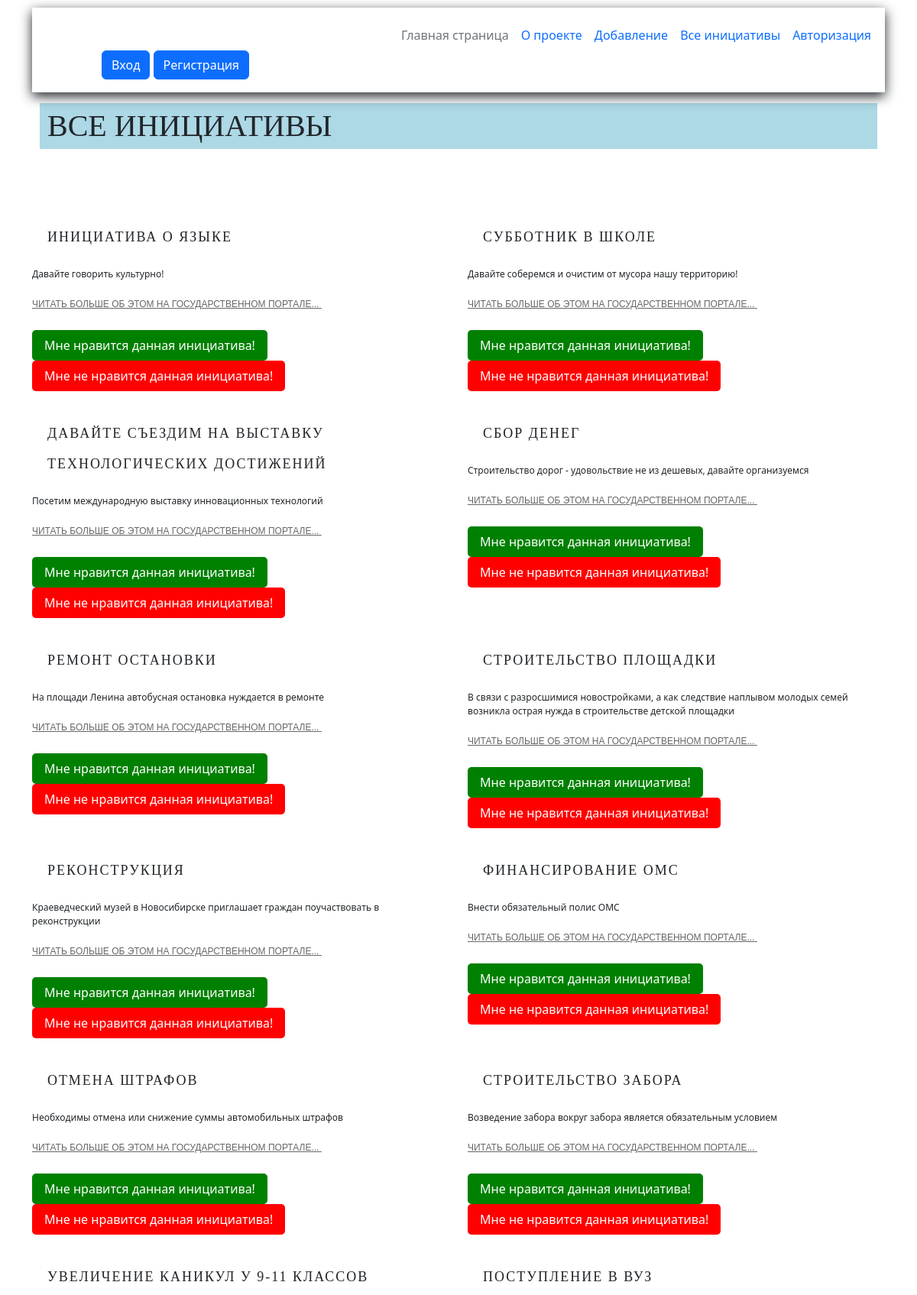
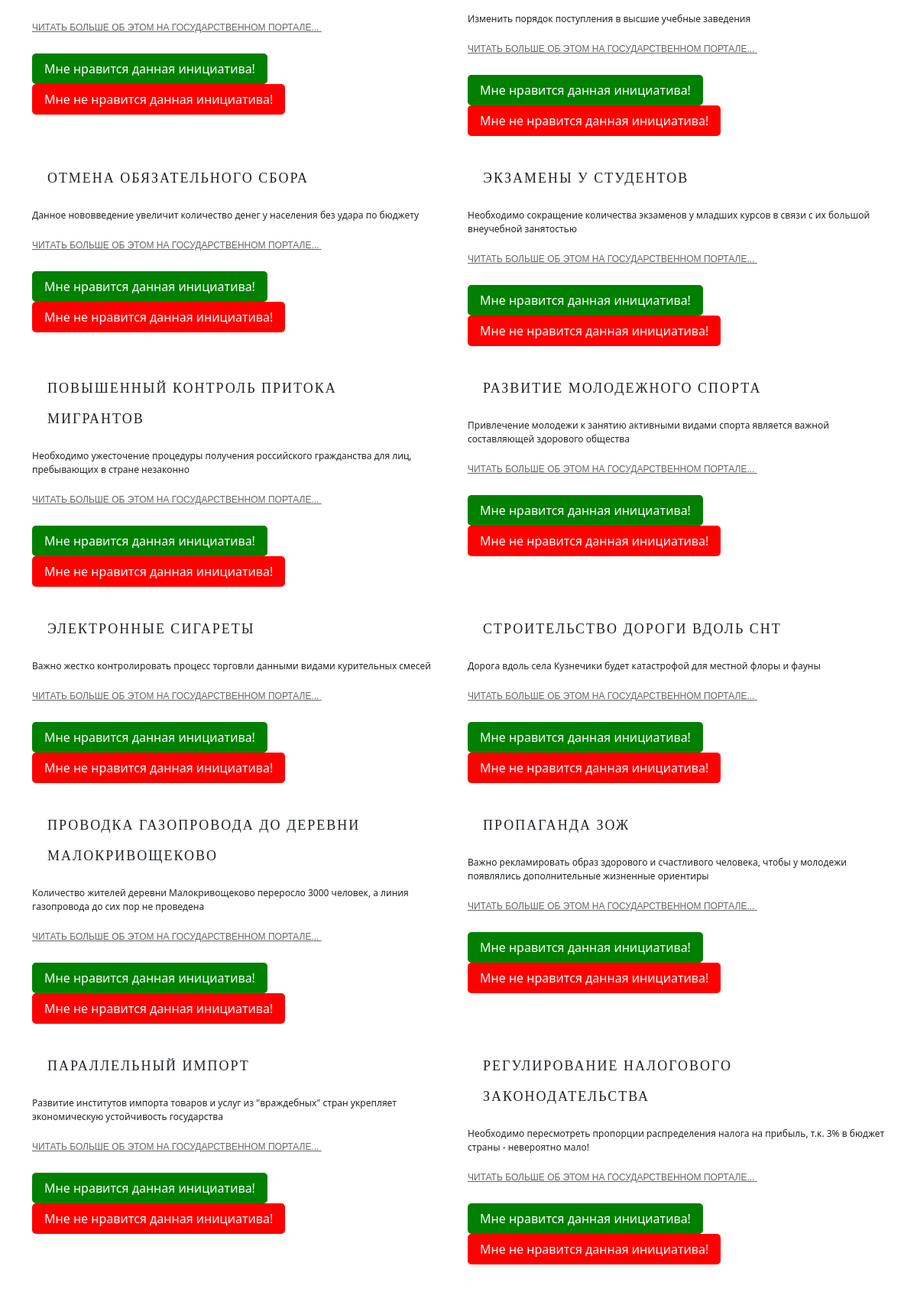
The page /posts (upper part) on the database its author committed (2 pictures, top to bottom).
### app.py (models this page shows)
class Iniciativa(db.Model):
        id = db.Column(db.Integer, primary_key=True)
        title = db.Column(db.String(300), nullable=False)
        text = db.Column(db.Text, nullable=False)

### app.py (the view)
@app.route('/posts')
def posts():
        posts = Iniciativa.query.all()
        return render_template('posts.html', posts=posts)

### templates/posts.html (shortened to what this page needs)
{% extends 'base.html' %}
{% block body %}
<h1>Все инициативы</h1>
  <div class="row">
      {% for inic in posts %}
    <div class="col-md-6 item">
      <div class="item-in">
        <h4>{{inic.title}}</h4>
        <p>{{inic.text}}</p>
        <a href="https://www.roi.ru/">Читать больше об этом на государственном портале...
        </a>
      </div>
           <br><button class="bglike" type="submit" color="red">Мне нравится данная инициатива!</button>
      <button class="bgdislike" type="submit">Мне  не нравится данная инициатива!</button><br>
    </div>
      {% endfor %}
  </div>
{% endblock %}

### templates/base.html (shortened to what this page needs)
<!doctype html>
<html lang="en">
<head>
    <link href="https://cdn.jsdelivr.net/npm/bootstrap@5.3.2/dist/css/bootstrap.min.css" rel="stylesheet">
    <link rel="stylesheet" href="{{url_for('static', filename='main.css')}}">
</head>
<body>
    <div class="container">
    <header class="d-flex flex-wrap align-items-center justify-content-center justify-content-md-between py-3 mb-4 border-bottom">
          <div class="col-md-3 mb-2 mb-md-0">
            <a href="/" class="d-inline-flex link-body-emphasis text-decoration-none">
              <svg class="bi" width="40" height="32" role="img" aria-label="Bootstrap"><use xlink:href="#bootstrap"></use></svg>
            </a>
          </div>
          <ul class="nav col-12 col-md-auto mb-2 justify-content-center mb-md-0">
            <li><a href="{{url_for('index')}}" class="nav-link px-2 link-secondary">Главная страница</a></li>
            <li><a href="{{url_for('about')}}" class="nav-link px-2">О  проекте</a></li>
              <li><a href="{{url_for('create')}}" class="nav-link px-2">Добавление </a></li>
              <li><a href="{{url_for('posts')}}" class="nav-link px-2">Все инициативы</a></li>
              <li><a href="{{url_for('login')}}" class="nav-link px-2">Авторизация</a></li>
          </ul>
          <div class="col-md-3 text-end">
            <button type="button" class="btn btn-primary">Вход</button>
            <button type="button" class="btn btn-primary">Регистрация</button>
          </div>
        </header>
        {% block body %} {% endblock %}
    </div>
</body>
</html>

### static/main.css (style rules this page uses)
header { position: relative; z-index: 100; top: 10px; box-shadow: 0 5px 15px; padding: 10px; }
.row { padding: 50px 0 0; }
h1 { text-transform: uppercase; }
h1 { font-family: Montserrat; padding: 10px; margin: 10px; line-height: 40px; background-color: lightblue; }
h4 { font-family: Montserrat; padding: 10px; margin: 10px; line-height: 40px; font-size:bold; }
.bglike { appearance: none; border: 0; border-radius: 5px; background: green; color: white; padding: 8px 16px; font-size: 16px; }
.bgdislike { appearance: none; border: 0; border-radius: 5px; background: red; color: white; padding: 8px 16px; font-size: 16px; }

### rows shown on the page
Iniciativa: title "ИНИЦИАТИВА О ЯЗЫКЕ", text "Давайте говорить культурно!"
Iniciativa: title "СУББОТНИК В ШКОЛЕ", text "Давайте соберемся и очистим от мусора нашу территорию!"
Iniciativa: title "ДАВАЙТЕ СЪЕЗДИМ НА ВЫСТАВКУ ТЕХНОЛОГИЧЕСКИХ ДОСТИЖЕНИЙ", text "Посетим международную выставку инновационных технологий"
Iniciativa: title "СБОР ДЕНЕГ", text "Строительство дорог - удовольствие не из дешевых, давайте организуемся"
Iniciativa: title "РЕМОНТ ОСТАНОВКИ", text "На площади Ленина автобусная остановка нуждается в ремонте"
Iniciativa: title "СТРОИТЕЛЬСТВО ПЛОЩАДКИ", text "В связи с разросшимися новостройками, а как следствие наплывом молодых семей возникла острая нужда в строительстве детской площадки"
Iniciativa: title "РЕКОНСТРУКЦИЯ", text "Краеведческий музей в Новосибирске приглашает граждан поучаствовать в реконструкции"
Iniciativa: title "ФИНАНСИРОВАНИЕ ОМС", text "Внести обязательный полис ОМС"
Iniciativa: title "ОТМЕНА ШТРАФОВ", text "Необходимы отмена или снижение суммы автомобильных штрафов"
Iniciativa: title "СТРОИТЕЛЬСТВО ЗАБОРА", text "Возведение забора вокруг забора является обязательным условием"
Iniciativa: title "УВЕЛИЧЕНИЕ КАНИКУЛ У 9-11 КЛАССОВ"
Iniciativa: title "ПОСТУПЛЕНИЕ В ВУЗ", text "Изменить порядок поступления в высшие учебные заведения"
Iniciativa: title "ОТМЕНА ОБЯЗАТЕЛЬНОГО СБОРА", text "Данное нововведение увеличит количество денег у населения без удара по бюджету"
Iniciativa: title "ЭКЗАМЕНЫ У СТУДЕНТОВ", text "Необходимо сокращение количества экзаменов у младших курсов в связи с их большой внеучебной занятостью"
Iniciativa: title "ПОВЫШЕННЫЙ КОНТРОЛЬ ПРИТОКА МИГРАНТОВ", text "Необходимо ужесточение процедуры получения российского гражданства для лиц, пребывающих в стране незаконно"
Iniciativa: title "РАЗВИТИЕ МОЛОДЕЖНОГО СПОРТА", text "Привлечение молодежи к занятию активными видами спорта является важной составляющей здорового общества"
Iniciativa: title "ЭЛЕКТРОННЫЕ СИГАРЕТЫ", text "Важно жестко контролировать процесс торговли данными видами курительных смесей"
Iniciativa: title "СТРОИТЕЛЬСТВО ДОРОГИ ВДОЛЬ СНТ", text "Дорога вдоль села Кузнечики будет катастрофой для местной флоры и фауны"
Iniciativa: title "ПРОВОДКА ГАЗОПРОВОДА ДО ДЕРЕВНИ МАЛОКРИВОЩЕКОВО", text "Количество жителей деревни Малокривощеково переросло 3000 человек, а линия газопровода до сих пор не проведена"
Iniciativa: title "ПРОПАГАНДА ЗОЖ", text "Важно рекламировать образ здорового и счастливого человека, чтобы у молодежи появлялись дополнительные жизненные ориентиры"
Iniciativa: title "ПАРАЛЛЕЛЬНЫЙ ИМПОРТ", text "Развитие институтов импорта товаров и услуг из \"враждебных\" стран укрепляет экономическую устойчивость государства"
Iniciativa: title "РЕГУЛИРОВАНИЕ НАЛОГОВОГО ЗАКОНОДАТЕЛЬСТВА", text "Необходимо пересмотреть пропорции распределения налога на прибыль, т.к. 3% в бюджет страны - невероятно мало!"
